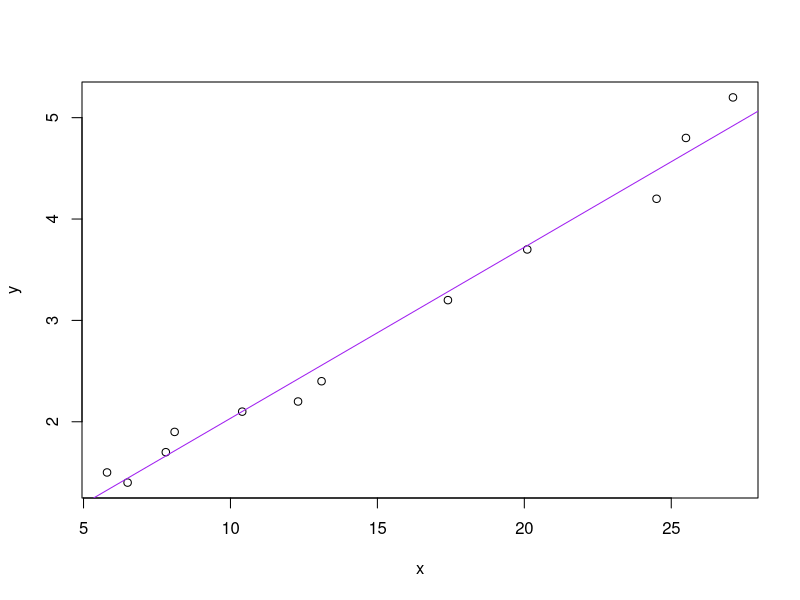
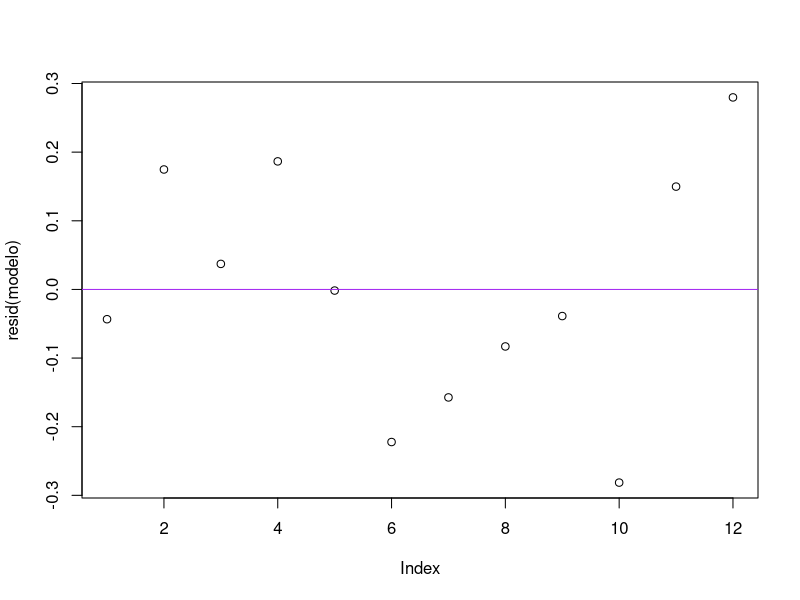

The R script that drew these images, in order:
x = c(6.5, 5.8, 7.8, 8.1, 10.4, 12.3, 13.1, 17.4, 20.1, 24.5, 25.5, 27.1)
y = c(1.4, 1.5, 1.7, 1.9, 2.1, 2.2, 2.4, 3.2, 3.7, 4.2, 4.8, 5.2)

modelo <- lm(y ~ x)

# Estatísticas
summary(modelo)

# Equação de reta
coef(modelo)

# Gráfico de Dispersão com reta
png("exercicio_1_modelo.png")
plot(x=x, y=y)
abline(modelo, col = "purple")
dev.off()
browseURL("exercicio_1_modelo.png")

# Gráfico de Residuos com reta
png("exercicio_1_residuos.png")
plot(resid(modelo))
abline(0, 0, col = "purple")
dev.off()
browseURL("exercicio_1_residuos.png")
